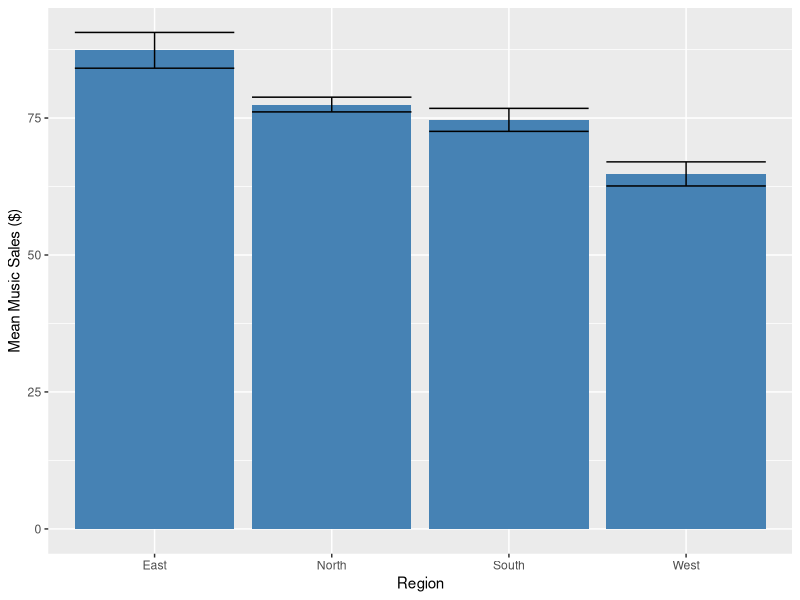
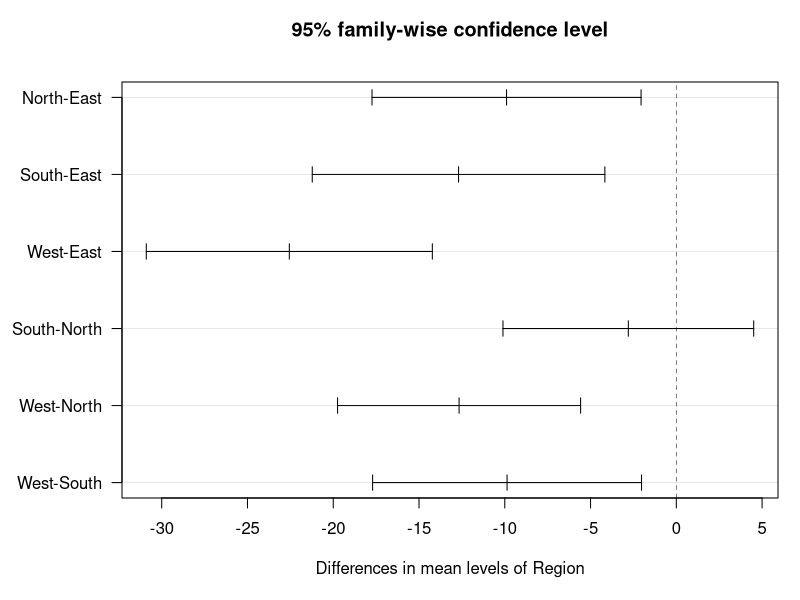

Write the R code that produced these figures, in order.
## ---- chunk 1
library(tidyverse)
## ---- chunk 2
salesdata <- read_csv("sales.csv")
head(salesdata)
## ---- chunk 3
summary(salesdata)
## ---- chunk 4
mean_and_se <- aggregate(Music_Sales ~ Region,
                         salesdata,
                         function(x) c(mean = mean(x), se = sqrt(var(x)/length(x))))
mean_and_se$Music_Sales[, 1]
## ---- chunk 5
mean_and_se$Music_Sales[, 2]
## ---- chunk 6
ggplot(data = mean_and_se,
       aes(x = Region, y = Music_Sales[, 1])) +
  geom_bar(stat = "identity", fill = "steelblue") +
  geom_errorbar(aes(ymin = Music_Sales[, 1] - Music_Sales[, 2],
                    ymax = Music_Sales[, 1] + Music_Sales[, 2])) +
  ylab("Mean Music Sales ($)")
## ---- chunk 7
shapiro.test(salesdata$Music_Sales[salesdata$Region == "West"])
## ---- chunk 8
shapiro.test(salesdata$Music_Sales[salesdata$Region == "East"])
## ---- chunk 9
shapiro.test(salesdata$Music_Sales[salesdata$Region == "South"])
## ---- chunk 10
shapiro.test(salesdata$Music_Sales[salesdata$Region == "North"])
## ---- chunk 11
region_sd <- aggregate(salesdata$Music_Sales, list(salesdata$Region), sd)
region_sd
## ---- chunk 12
bartlett.test(Music_Sales ~ Region, data = salesdata)
## ---- chunk 13
library(car)
## ---- chunk 14
leveneTest(Music_Sales ~ Region, data = salesdata)
## ---- chunk 15
w_anova <- oneway.test(Music_Sales ~ Region, data = salesdata)
w_anova
## ---- chunk 16
s_anova <- aov(Music_Sales ~ Region, data = salesdata)
summary(s_anova)
## ---- chunk 17
summary(lm(Music_Sales ~ Region, data = salesdata))
## ---- chunk 18
tukey_test <- TukeyHSD(s_anova)
tukey_test
## ---- chunk 19
par(mar = c(5, 6, 4, 1) + 0.1)
plot(tukey_test, las = 1)
